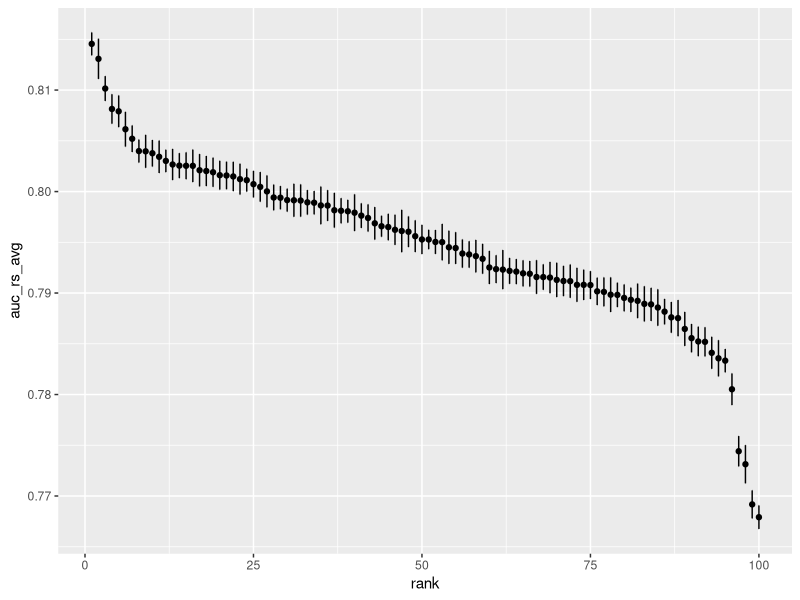
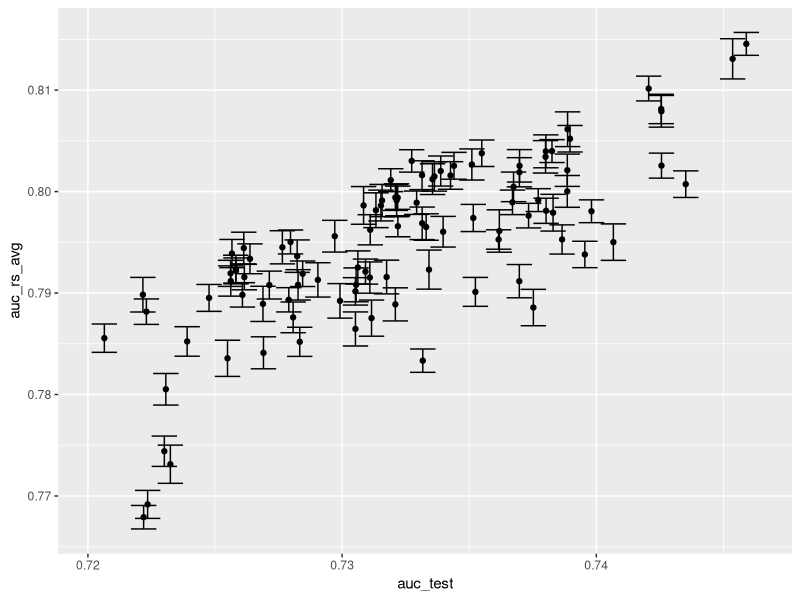

Source code (R) for these figures, in order:
library(data.table)
library(dplyr)
library(ggplot2)

d_pm_res <- fread("res.csv")

d_pm_res %>% arrange(desc(auc_rs_avg)) %>% head(10)

d_pm_res %>% mutate(rank = dense_rank(desc(auc_rs_avg))) %>% ggplot() + geom_point(aes(x = rank, y = auc_rs_avg)) +
  geom_errorbar(aes(x = rank, ymin = auc_rs_avg-auc_rs_std, ymax = auc_rs_avg+auc_rs_std), width = 0.03)

d_pm_res %>% ggplot() + geom_point(aes(x = auc_test, y = auc_rs_avg)) +
  geom_errorbar(aes(x = auc_test, ymin = auc_rs_avg-auc_rs_std, ymax = auc_rs_avg+auc_rs_std), width = 0.001)

